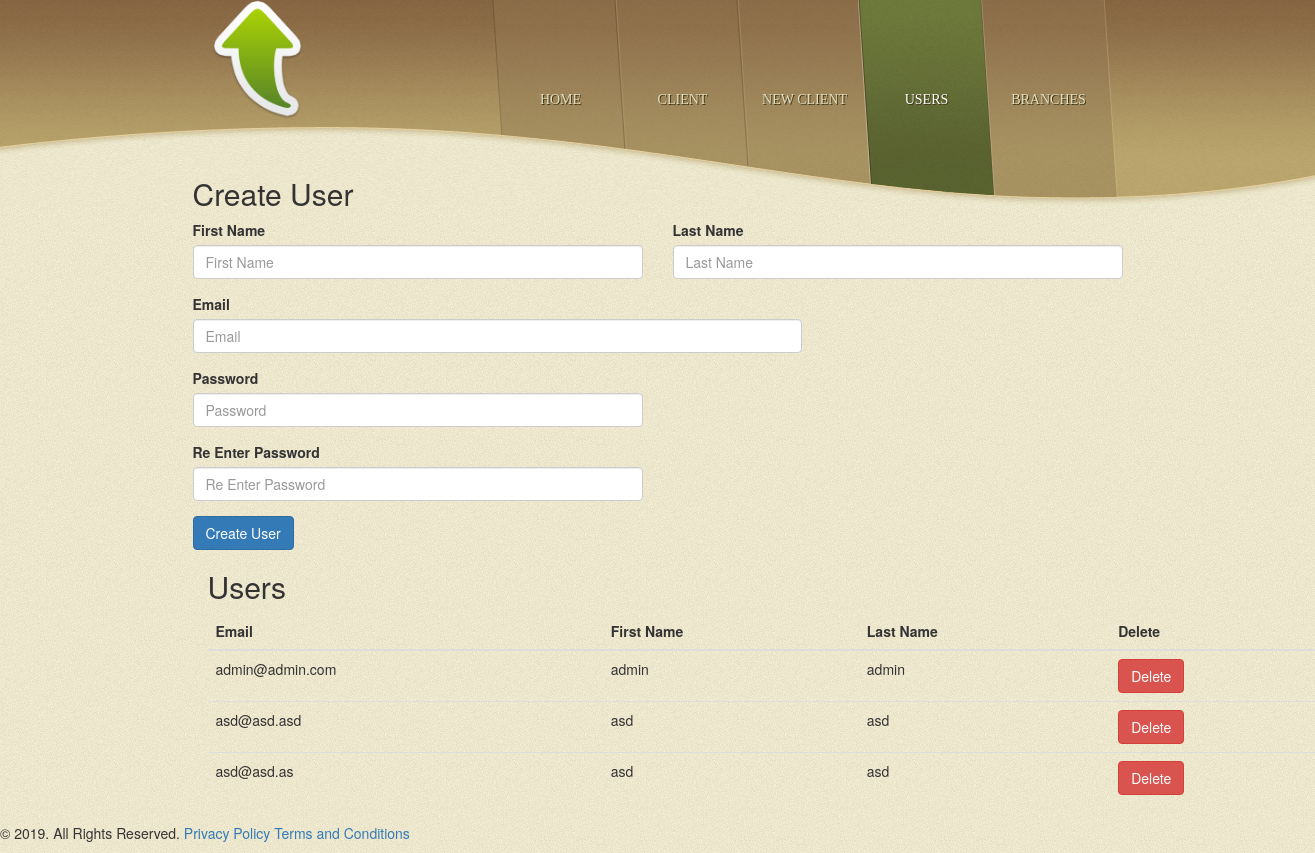
Screenshot of /user.php with the database file from the repository.
### tables this page shows
CREATE TABLE `users` (
  `id` int(11) NOT NULL,
  `firstname` varchar(100) NOT NULL,
  `lastname` varchar(100) NOT NULL,
  `email` varchar(100) NOT NULL,
  `password` varchar(255) NOT NULL
);

### user.php (the view, shortened to what this page needs)
<?php
  require_once('Config.php');
?>
<!DOCTYPE html>
<html>
<head>
    <link rel="stylesheet" href="ccss/style.css" type="text/css">
    <link rel="stylesheet" href="https://maxcdn.bootstrapcdn.com/bootstrap/3.4.0/css/bootstrap.min.css">
</head>
<body>
    <div id="header">
        <div>
            <div id="logo">
                <a href="index.php"><img src="images/up.png" alt="LOGO" width="119" height="119"></a>
            </div>
            <ul id="navigation">
                <li>
                    <a href="home.php">Home</a>
                </li>
                <li>
                    <a href="client.php">Client</a>
                </li>
                <li>
                    <a href="new-client.php">New Client</a>
                </li>
                <li class="selected">
                    <a href="user.php">Users</a>
                </li>
                <li>
                    <a href="branch.php">Branches</a>
                </li>
            </ul>
        </div>
    </div>
    <div id="contents">
        <div class="container">
            <h2>Create User</h2>
            <form action="user.php" method="post">
                    <div class="row">
                      <div class="form-group col-md-6">
                        <label for="inputEmail4">First Name</label>
                        <input type="text" name="firstname" class="form-control" placeholder="First Name">
                      </div>
                      <div class="form-group col-md-6">
                        <label for="inputPassword4">Last Name</label>
                        <input type="text" name="lastname" class="form-control" placeholder="Last Name">
                      </div>
                    </div>
                    <div class="row">
                            <div class="form-group col-md-8">
                              <label for="inputEmail4">Email</label>
                              <input type="email" name="email" class="form-control" placeholder="Email">
                            </div>
                          </div>
                          <div class="row">
                                <div class="form-group col-md-6">
                                        <label for="inputPassword4">Password</label>
                                        <input type="password" name="password" class="form-control" placeholder="Password">
                                </div>
                          </div>
                          <div class="row">
                                <div class="form-group col-md-6">
                                        <label for="inputPassword4">Re Enter Password</label>
                                        <input type="password" name="repassword" class="form-control" placeholder="Re Enter Password">
                                 </div>
                          </div>
                    <button type="submit" name="create" class="btn btn-primary">Create User</button>
                  </form>
                  <div class="container">
                        <h2>Users</h2>
                        <table class="table table-hover">
                          <thead>
                            <tr>
                              <th>Email</th>
                              <th>First Name</th>
                              <th>Last Name</th>
                              <th>Delete</th>
                            </tr>
                          </thead>
                          <tbody>
                          <?php
                            $result = mysqli_query($db,"SELECT * FROM users");
                            while($row = mysqli_fetch_array($result))
                            {
                              echo "<form action='' method='POST'>";
                              echo "<tr>";
                              echo "<td>" . $row['email'] . "</td>";
                              echo "<td>" . $row['lastname'] . "</td>";
                              echo "<td>" . $row['lastname'] . "</td>";
                              echo "<td><input type='submit' name='delete' value='Delete' class='btn btn-danger' /></td>";
                              echo "</tr>";
                              echo "</form>";
                            }
                            ?>
                          </tbody>
                        </table>
                      </div>
          </div>
    </div>
    <div class="footer">
        <p>
            © 2019. All Rights Reserved. <a href="index.html">Privacy Policy</a> <a
                href="index.html">Terms and Conditions</a>
        </p>
    </div>
</body>
</html>

### ccss/style.css (style rules this page uses)
body { background: url(../images/bg-body.jpg) repeat left top; font-family: 'Muli-Light'; margin: 0; }
img { border: 0; }
#navigation li a, #contact form input.btn { background: url(../images/buttons.png) no-repeat; }
#header { background: url(../images/bg-header.png) no-repeat center top; height: 206px; text-align: right; }
#header > div { width: 940px; margin: 0 auto; padding: 0 10px; }
#logo { float: left; }
#navigation { list-style: none; display: inline-block; width: 610px; margin: 0; padding: 0; }
#navigation li { float: left; font-size: 14pt; height: 206px; width: 138px; margin-left: -16px; text-align: center; }
#navigation li a { background-position: -144px 0; color: #e4dec0; display: block; font-family: 'Caudex-Regular'; font-size: 14px; height: 206px; width: 138px; line-height: 200px; outline: 0; text-decoration: none; text-shadow: 1px 1px #3d3413; text-transform: uppercase; }
#navigation li a:hover, #navigation li.selected a { background-position: 0 0; color: #fff; }
#contents { background: url(../images/bg-content-top.png) no-repeat center -6px; min-height: 85px; margin-top: -79px; position: relative; }
#contents > div { width: 960px; margin: 0 auto; padding-top: 30px; }

### rows the page displays
users: email "admin@admin.com", lastname "admin"
users: email "asd@asd.asd", lastname "asd"
users: email "asd@asd.as", lastname "asd"
